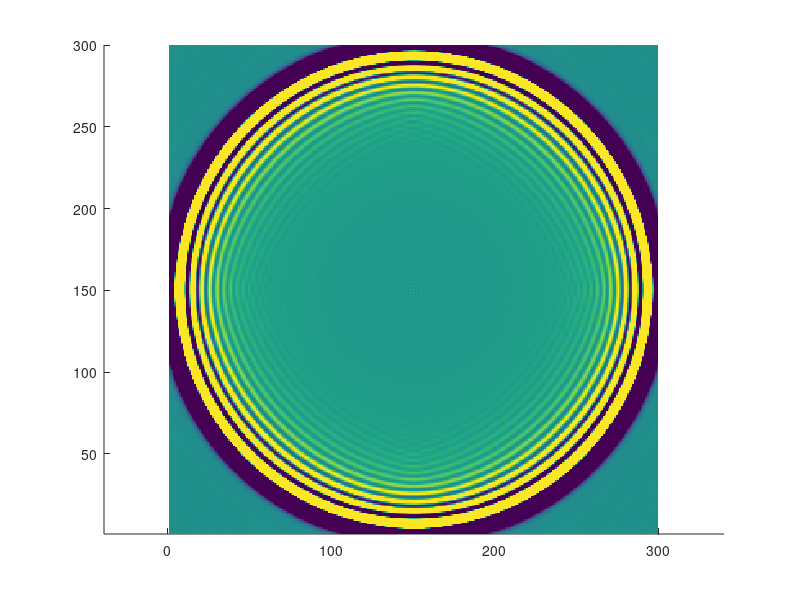

Reproduce this figure in MATLAB.
% Lattice Boltzmann with axisymmetric condition from Zhoe

%%%%%%%%%%%%%%%%%%%%%%%%%%%%%%%%%%%%%%%%%%%%%%%%%%%%%%%%%%%%%%%%%%%
%% This is a simple implementation of the LBGK model.
%% By Andrey R. da Silva, August 2010
%%
%% The code does not take into account eny specific boundaru condiition.
%%%%%%%%%%%%%%%%%%%%%%%%%%%%%%%%%%%%%%%%%%%%%%%%%%%%%%%%%%%%%%%%%%%

clear all, clc
close all


% Block 1
%%%%%%%%%%%%%%%%%%%%%%%%%%%%%%%%%%%%%%%%%%%%%%%%%%%%%%%%%%%%%%%%%%%
%%% Lattice size
%%%%%%%%%%%%%%%%%%%%%%%%%%%%%%%%%%%%%%%%%%%%%%%%%%%%%%%%%%%%%%%%%%%

Nr = 300;                    % Number of lines   (cells in the y direction)
Mc = 300;                    % Number of columns (cells in the x direction)


% Block 2
%%%%%%%%%%%%%%%%%%%%%%%%%%%%%%%%%%%%%%%%%%%%%%%%%%%%%%%%%%%%%%%%%%%
%%% Physical parameters (macro)
%%%%%%%%%%%%%%%%%%%%%%%%%%%%%%%%%%%%%%%%%%%%%%%%%%%%%%%%%%%%%%%%%%%

c_p = 340;                    % Sound velocity on the fluid [m/s]
rho_p = 1.2;                  % physical density [kg/m^3]
rho_p = 1;                    % Fluid density  [kg/m^3]
Lx = .5;                      % Maximun dimenssion in the x direction [m]
Ly = 0.0833;                  % Maximun dimenssion on th y direction  [m]
Dx = Lx/Mc                    % Lattice space (pitch)
Dt = (1/sqrt(3))*Dx/c_p       % lattice time step


% Block 3
%%%%%%%%%%%%%%%%%%%%%%%%%%%%%%%%%%%%%%%%%%%%%%%%%%%%%%%%%%%%%%%%%%%
%%% Lattice parameters (micro - lattice unities)
%%%%%%%%%%%%%%%%%%%%%%%%%%%%%%%%%%%%%%%%%%%%%%%%%%%%%%%%%%%%%%%%%%%
omega = 1.9;                                      % Relaxation frequency
tau = 1/omega;                                    % Relaxation time
rho_l = 1;                                        % avereged fluid density (latice density
cs = 1/sqrt(3);                                   % lattice speed of sound
cs2 = cs^2;                                       % Squared speed of sound cl^2
visc = cs2*(1/omega-0.5);                         % lattice viscosity
visc_phy = visc*(Dx^2)/Dt;                        % physical kinematic viscosity


% Block 4
%%%%%%%%%%%%%%%%%%%%%%%%%%%%%%%%%%%%%%%%%%%%%%%%%%%%%%%%%%%%%%%%%%%%%%%%%%%%
%% Lattice properties for the D2Q9 model
%%%%%%%%%%%%%%%%%%%%%%%%%%%%%%%%%%%%%%%%%%%%%%%%%%%%%%%%%%%%%%%%%%%%%%%%%%%%

N_c=9 ;                                             % number of directions of the D2Q9 model
C_x=[1 0 -1  0 1 -1 -1  1 0];                       % velocity vectors in x
C_y=[0 1  0 -1 1  1 -1 -1 0];                       % velocity vectors in y
w0=16/36. ; w1=4/36. ; w2=1/36.;                    % lattice weights
W = [w1 w1 w1 w1 w2 w2 w2 w2 w0];
f1=3.;
f2=4.5;
f3=1.5;                                             % coef. of the f equil.


% Array of distribution and relaxation functions
f=zeros(Nr,Mc,N_c);                                 
feq=zeros(Nr,Mc,N_c);

% Filling the initial distribution function (at t=0) with initial values
f(:,:,:)=rho_l/9;   
ux = zeros(Nr, Mc);
uy = zeros(Nr, Mc);

rho_l = 0.01;   % initial disturbance
f(Nr/2, Mc/2,9) = rho_l;


%Block 5
%%%%%%%%%%%%%%%%%%%%%%%%%%%%%%%%%%%%%%%%%%%%%%%%%%%%%%%%%%%%%%%%%%%%%%%%%%
%% Begin the iteractive process
%%%%%%%%%%%%%%%%%%%%%%%%%%%%%%%%%%%%%%%%%%%%%%%%%%%%%%%%%%%%%%%%%%%%%%%%%%



for ta = 1 : 150*sqrt(3)
    
    % Block 5.1
    %%%%%%%%%%%%%%%%%%%%%%%%%%%%%%%%%%%%%%%%%%%%%%%%%%%%%%%%%%%%%
    %% propagation (streaming)
    %%%%%%%%%%%%%%%%%%%%%%%%%%%%%%%%%%%%%%%%%%%%%%%%%%%%%%%%%%%%%
   
    f(:,:,1) = [f(:,1:2,1) f(:,2:Mc-1,1)];
    f(:,:,2) = [f(1:2,:,2);f(2:Nr-1,:,2)];
    f(:,:,3) = [f(:,2:Mc-1,3) f(:,Mc-1:Mc,3)];
    f(:,:,4) = [f(2:Nr-1,:,4);f(Nr-1:Nr,:,4)];
    f(:,:,5) = [f(:,1:2,5) f(:,2:Mc-1,5)];
    f(:,:,5) = [f(1:2,:,5);f(2:Nr-1,:,5)];
    f(:,:,6) = [f(:,2:Mc-1,6) f(:,Mc-1:Mc,6)];
    f(:,:,6) = [f(1:2,:,6);f(2:Nr-1,:,6)];
    f(:,:,7) = [f(:,2:Mc-1,7) f(:,Mc-1:Mc,7)];
    f(:,:,7) = [f(2:Nr-1,:,7);f(Nr-1:Nr,:,7)];
    f(:,:,8) = [f(:,1:2,8) f(:,2:Mc-1,8)];
    f(:,:,8) = [f(2:Nr-1,:,8);f(Nr-1:Nr,:,8)];
    
    

    % Block 5.2
    %%%%%%%%%%%%%%%%%%%%%%%%%%%%%%%%%%%%%%%%%%%%%%%%%%%%%%%%%%%%%%
    % recalculating rho and u
    %%%%%%%%%%%%%%%%%%%%%%%%%%%%%%%%%%%%%%%%%%%%%%%%%%%%%%%%%%%%%%
    rho=sum(f,3); 
    

        
    rt0= w0*rho;
    rt1= w1*rho;
    rt2= w2*rho;

    % Determining the velocities according to Eq.() (see slides)    
    ux = (C_x(1).*f(:,:,1)+C_x(2).*f(:,:,2)+C_x(3).*f(:,:,3)+C_x(4).*f(:,:,4)+C_x(5).*f(:,:,5)+C_x(6).*f(:,:,6)+C_x(7).*f(:,:,7)+C_x(8).*f(:,:,8))./rho ;
    uy = (C_y(1).*f(:,:,1)+C_y(2).*f(:,:,2)+C_y(3).*f(:,:,3)+C_y(4).*f(:,:,4)+C_y(5).*f(:,:,5)+C_y(6).*f(:,:,6)+C_y(7).*f(:,:,7)+C_y(8).*f(:,:,8))./rho ;
        

    % Block 5.3
    %%%%%%%%%%%%%%%%%%%%%%%%%%%%%%%%%%%%%%%%%%%%%%%%%%%%%%%%%%%%%
    %% Determining the relaxation functions for each direction
    %%%%%%%%%%%%%%%%%%%%%%%%%%%%%%%%%%%%%%%%%%%%%%%%%%%%%%%%%%%%%       
    uxsq=ux.^2; 
    uysq=uy.^2; 
    usq=uxsq+uysq; 
       
    feq(:,:,1)= rt1 .*(1 +f1*ux +f2.*uxsq -f3*usq);
    feq(:,:,2)= rt1 .*(1 +f1*uy +f2*uysq -f3*usq);
    feq(:,:,3)= rt1 .*(1 -f1*ux +f2*uxsq -f3*usq);
    feq(:,:,4)= rt1 .*(1 -f1*uy +f2*uysq -f3*usq);
    feq(:,:,5)= rt2 .*(1 +f1*(+ux+uy) +f2*(+ux+uy).^2 -f3.*usq);
    feq(:,:,6)= rt2 .*(1 +f1*(-ux+uy) +f2*(-ux+uy).^2 -f3.*usq);
    feq(:,:,7)= rt2 .*(1 +f1*(-ux-uy) +f2*(-ux-uy).^2 -f3.*usq);
    feq(:,:,8)= rt2 .*(1 +f1*(+ux-uy) +f2*(+ux-uy).^2 -f3.*usq);
    feq(:,:,9)= rt0 .*(1 - f3*usq);
    
    
   
    % Block 5.4
    %%%%%%%%%%%%%%%%%%%%%%%%%%%%%%%%%%%%%%%%%%%%%%%%%%%%%%%%%%%%%
    % Collision (relaxation) step
    %%%%%%%%%%%%%%%%%%%%%%%%%%%%%%%%%%%%%%%%%%%%%%%%%%%%%%%%%%%%%
   
    f= (1-omega)*f + omega*feq; 
    
    
    
% Ploting the results in real time   
surf(rho-1), view(2), shading flat, axis equal, caxis([-.00001 .00001])
grid off
pause(.0001) 

end %  End main time Evolution Loop
